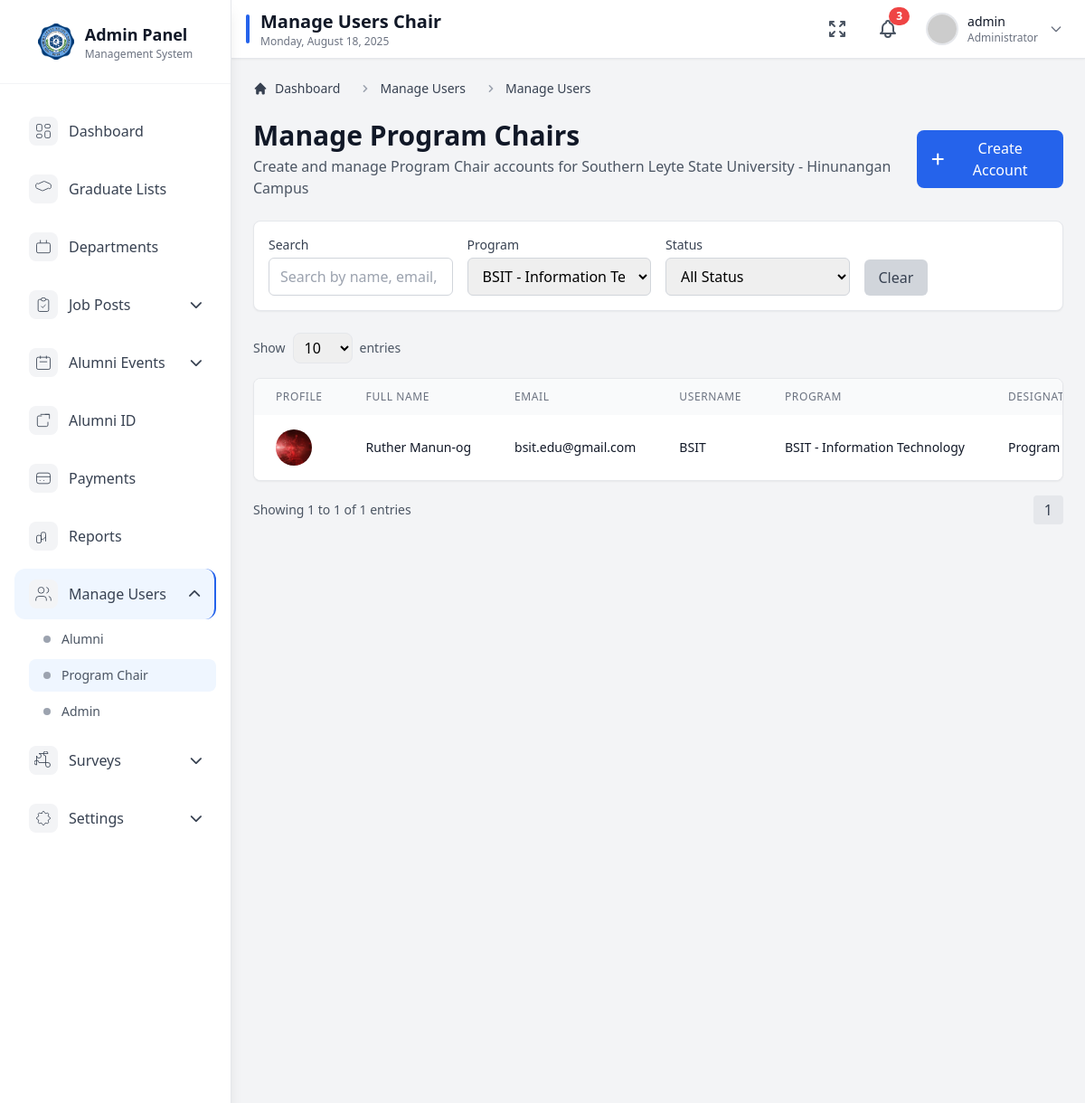
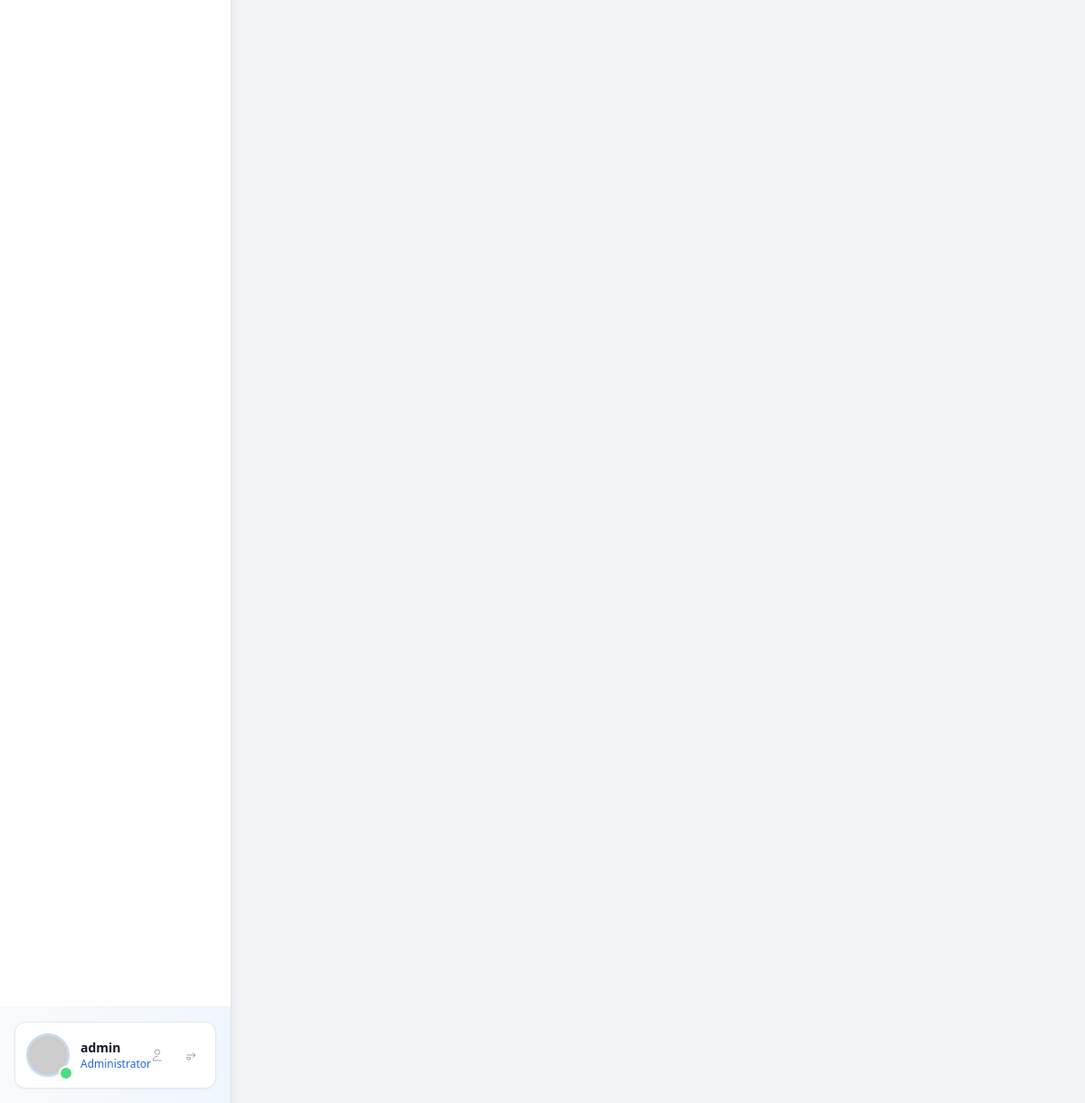
Screenshot of /Web-based/admin/manage-users-chair.php?program_filter=6 (signed in) with the database file from the repository (2 pictures, top to bottom).
### tables this page shows
CREATE TABLE `program_chairs` (
  `id` int(11) NOT NULL,
  `full_name` varchar(255) NOT NULL,
  `email` varchar(255) NOT NULL,
  `username` varchar(100) NOT NULL,
  `password` varchar(255) NOT NULL,
  `program` int(11) NOT NULL,
  `Designation` varchar(255) NOT NULL,
  `profile_picture` varchar(255) DEFAULT NULL,
  `status` enum('Active','Inactive') NOT NULL DEFAULT 'Active',
  `created_at` timestamp NOT NULL DEFAULT current_timestamp(),
  `updated_at` timestamp NOT NULL DEFAULT current_timestamp() ON UPDATE current_timestamp()
);

CREATE TABLE `department` (
  `id` int(11) NOT NULL,
  `Description` varchar(60) DEFAULT '',
  `DepartmentHead` int(11) DEFAULT 0,
  `DepartmentName` varchar(100) DEFAULT '',
  `Designation` varchar(20) DEFAULT '',
  `Active` int(11) DEFAULT 0,
  `AllowOnlineEnrolment` int(11) DEFAULT 0,
  `RestrictIP` int(11) DEFAULT 0
);

### Web-based/admin/manage-users-chair.php (the view, shortened to what this page needs)
<?php
require_once 'config/database.php';
$departments = [];
try {
    $stmt = $conn->query("SELECT id, DepartmentName, Description, Designation FROM department WHERE Active = 1 ORDER BY DepartmentName ASC");
    while ($row = $stmt->fetch(PDO::FETCH_ASSOC)) {
        $departments[] = [
            'id' => $row['id'],
            'label' => $row['DepartmentName'] . ' - ' . $row['Description'],
            'designation' => $row['Designation']
        ];
    }
} catch (PDOException $e) {
    $_SESSION['error'] = 'Error fetching departments: ' . $e->getMessage();
}
$entries_per_page = isset($_GET['entries']) ? (int)$_GET['entries'] : 10;
$current_page = isset($_GET['page']) ? (int)$_GET['page'] : 1;
$offset = ($current_page - 1) * $entries_per_page;
$search = isset($_GET['search']) ? trim($_GET['search']) : '';
$program_filter = isset($_GET['program_filter']) ? $_GET['program_filter'] : '';
$where_conditions = [];
$params = [];
if (!empty($program_filter)) {
    $where_conditions[] = "program = ?";
    $params[] = $program_filter;
}
$where_clause = !empty($where_conditions) ? "WHERE " . implode(" AND ", $where_conditions) : "";
try {
    $count_query = "SELECT COUNT(*) as total FROM program_chairs $where_clause";
    $count_stmt = $conn->prepare($count_query);
    $count_stmt->execute($params);
    $total_records = $count_stmt->fetch(PDO::FETCH_ASSOC)['total'];
    $total_pages = ceil($total_records / $entries_per_page);
} catch (PDOException $e) {
    $total_records = 0;
    $total_pages = 1;
}
try {
    $query = "SELECT pc.*, d.DepartmentName, d.Description, d.Designation
              FROM program_chairs pc
              JOIN department d ON pc.program = d.id
              $where_clause
              ORDER BY pc.created_at DESC
              LIMIT $offset, $entries_per_page";
    $stmt = $conn->prepare($query);
    $stmt->execute($params);
    $chairs = $stmt->fetchAll();
} catch (PDOException $e) {
    $chairs = [];
    $_SESSION['error'] = "Error fetching data: " . $e->getMessage();
}
include 'includes/header.php';
include 'includes/sidebar.php';
include 'includes/navbar.php';
include 'includes/breadcrumb.php';
?>
<div class="main-content min-h-screen pt-16 lg:ml-64 transition-all duration-300">
    <div class="p-6">
        <div class="flex justify-between items-center mb-6">
            <div>
                <h1 class="text-3xl font-bold text-gray-900">Manage Program Chairs</h1>
                <p class="text-gray-600 mt-1">Create and manage Program Chair accounts for Southern Leyte State University - Hinunangan Campus</p>
            </div>
            <button onclick="openCreateModal()" class="bg-blue-600 hover:bg-blue-700 text-white px-4 py-2 rounded-lg flex items-center gap-2 transition-colors">
                <i class="fas fa-plus"></i>
                Create Account
            </button>
        </div>
        <div class="bg-white rounded-lg shadow-sm border p-4 mb-6">
            <div class="grid grid-cols-1 md:grid-cols-4 gap-4 form-grid-mobile">
                <div>
                    <label class="block text-sm font-medium text-gray-700 mb-1">Search</label>
                    <input type="text" id="searchInput" value="<?php echo htmlspecialchars($search); ?>"
                           placeholder="Search by name, email, or username"
                           class="w-full px-3 py-2 border border-gray-300 rounded-md focus:outline-none focus:ring-2 focus:ring-blue-500">
                </div>
                <div>
                    <label class="block text-sm font-medium text-gray-700 mb-1">Program</label>
                    <select id="programFilter" class="w-full px-3 py-2 border border-gray-300 rounded-md focus:outline-none focus:ring-2 focus:ring-blue-500">
                        <?php foreach ($departments as $dept): ?>
                            <option value="<?php echo $dept['id']; ?>" <?php echo $program_filter == $dept['id'] ? 'selected' : ''; ?>><?php echo $dept['label']; ?></option>
                        <?php endforeach; ?>
                    </select>
                </div>
                <div>
                    <label class="block text-sm font-medium text-gray-700 mb-1">Status</label>
                    <select id="statusFilter" class="w-full px-3 py-2 border border-gray-300 rounded-md focus:outline-none focus:ring-2 focus:ring-blue-500">
                        <option value="">All Status</option>
                    </select>
                </div>
                <div class="flex items-end flex-col sm:flex-row gap-2">
                    <button onclick="clearFilters()" class="bg-gray-300 hover:bg-gray-400 text-gray-700 px-4 py-2 rounded-md transition-colors btn-mobile text-center">
                        Clear
                    </button>
                </div>
            </div>
        </div>
        <div class="flex items-center gap-2 mb-4">
            <label for="entriesSelect" class="text-sm text-gray-600">Show</label>
            <select id="entriesSelect" class="border rounded-lg px-2 py-1 focus:ring-2 focus:ring-blue-500 focus:border-blue-500">
                <option value="10" <?php if ($entries_per_page == 10) echo 'selected'; ?>>10</option>
            </select>
            <span class="text-sm text-gray-600">entries</span>
        </div>
        <div class="bg-white rounded-lg shadow-sm border overflow-hidden table-container">
            <div class="overflow-x-auto table-responsive">
                <table class="w-full">
                    <thead class="bg-gray-50">
                        <tr>
                            <th class="px-6 py-3 text-left text-xs font-medium text-gray-500 uppercase tracking-wider">Profile</th>
                            <th class="px-6 py-3 text-left text-xs font-medium text-gray-500 uppercase tracking-wider">Full Name</th>
                            <th class="px-6 py-3 text-left text-xs font-medium text-gray-500 uppercase tracking-wider">Email</th>
                            <th class="px-6 py-3 text-left text-xs font-medium text-gray-500 uppercase tracking-wider">Username</th>
                            <th class="px-6 py-3 text-left text-xs font-medium text-gray-500 uppercase tracking-wider">Program</th>
                            <th class="px-6 py-3 text-left text-xs font-medium text-gray-500 uppercase tracking-wider">Designation</th>
                        </tr>
                    </thead>
                    <tbody id="chairsTableBody" class="bg-white divide-y divide-gray-200">
                        <?php if (empty($chairs)): ?>
                            <tr>
                                <td colspan="8" class="px-6 py-4 text-center text-gray-500">
                                    <i class="fas fa-users text-4xl mb-2 block"></i>
                                    No Program Chairs found
                                </td>
                            </tr>
                        <?php else: ?>
                            <?php foreach ($chairs as $chair): ?>
                                <tr class="hover:bg-gray-50">
                                    <td class="px-6 py-4 whitespace-nowrap">
                                        <div class="flex items-center">
                                            <div class="h-10 w-10 flex-shrink-0">
                                                <?php if ($chair['profile_picture']): ?>
                                                    <img class="h-10 w-10 rounded-full object-cover"
                                                         src="chair-uploads/<?php echo htmlspecialchars($chair['profile_picture']); ?>"
                                                         alt="Profile">
                                                <?php else: ?>
                                                    <div class="h-10 w-10 rounded-full bg-gray-300 flex items-center justify-center">
                                                        <i class="fas fa-user text-gray-600"></i>
                                                    </div>
                                                <?php endif; ?>
                                            </div>
                                        </div>
                                    </td>
                                    <td class="px-6 py-4 whitespace-nowrap">
                                        <div class="text-sm font-medium text-gray-900"><?php echo htmlspecialchars($chair['full_name']); ?></div>
                                    </td>
                                    <td class="px-6 py-4 whitespace-nowrap">
                                        <div class="text-sm text-gray-900"><?php echo htmlspecialchars($chair['email']); ?></div>
                                    </td>
                                    <td class="px-6 py-4 whitespace-nowrap">
                                        <div class="text-sm text-gray-900"><?php echo htmlspecialchars($chair['username']); ?></div>
                                    </td>
                                    <td class="px-6 py-4 whitespace-nowrap text-sm text-gray-900">
                                        <?php echo htmlspecialchars(($chair['DepartmentName'] ?? '') . ' - ' . ($chair['Description'] ?? '')); ?>
                                    </td>
                                    <td class="px-6 py-4 whitespace-nowrap text-sm text-gray-900">
                                        <?php echo htmlspecialchars($chair['Designation'] ?? ''); ?>
                                    </td>
                                </tr>
                            <?php endforeach; ?>
                        <?php endif; ?>
                    </tbody>
                </table>
            </div>
        </div>
        <div class="flex justify-between items-center mt-4">
            <div id="paginationInfo" class="text-sm text-gray-600">
                Showing <?php echo min($total_records, $offset+1); ?> to <?php echo min($offset+$entries_per_page, $total_records); ?> of <?php echo $total_records; ?> entries
            </div>
            <div id="paginationControls" class="flex gap-1">
                <?php for ($i = 1; $i <= $total_pages; $i++): ?>
                    <a href="#" onclick="loadPage(<?php echo $i; ?>)" class="px-3 py-1 rounded <?php echo $i == $current_page ? 'bg-blue-600 text-white' : 'bg-gray-200 text-gray-700'; ?>">
                        <?php echo $i; ?>
                    </a>
                <?php endfor; ?>
            </div>
        </div>
    </div>
</div>
<?php include 'includes/footer.php'; ?>

### Web-based/admin/includes/header.php (style rules this page uses)
.main-content { transition: all 0.3s ease-in-out; margin-left: 16rem; width: calc(100% - 16rem); }
.table-container { scrollbar-width: thin; scrollbar-color: #CBD5E0 #EDF2F7; }

### Web-based/admin/manage-users-chair.php (style rules this page uses)
.table-container { position: relative; }

### rows the page displays
program_chairs: profile_picture (picture), full_name "Ruther Manun-og", email "bsit.edu@gmail.com", username "BSIT", program.Description "BSIT - Information Technology", program.Designation "Program…"

### other values shown
$admin_name "admin"
str_replace(['.php', '-'], ['', ' '], $current_page) "Manage Users Chair"
$breadcrumb['title'] "Dashboard"
$breadcrumb['title'] "Manage Users"
min($total_records, $offset+1) "1"
min($offset+$entries_per_page, $total_records) "1"
$total_records "1"
form field value "BSIT - Information Technology"
